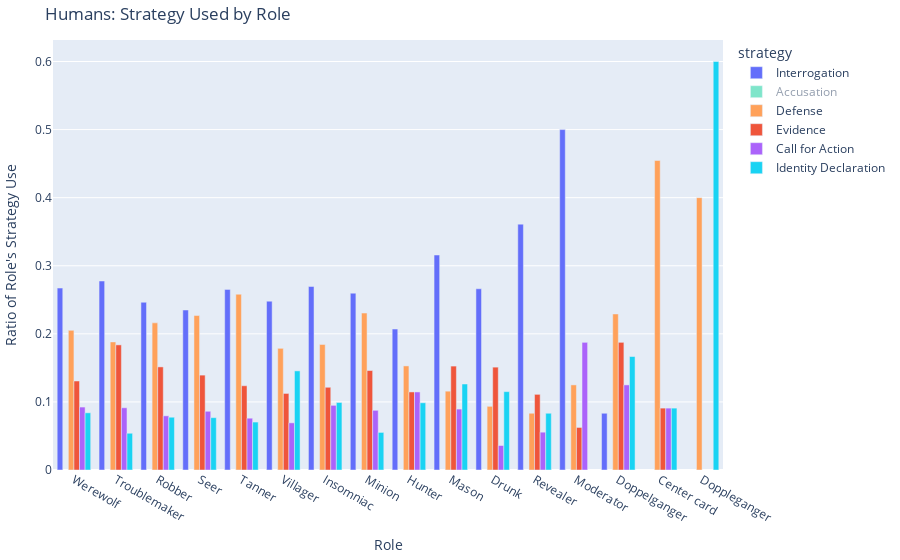
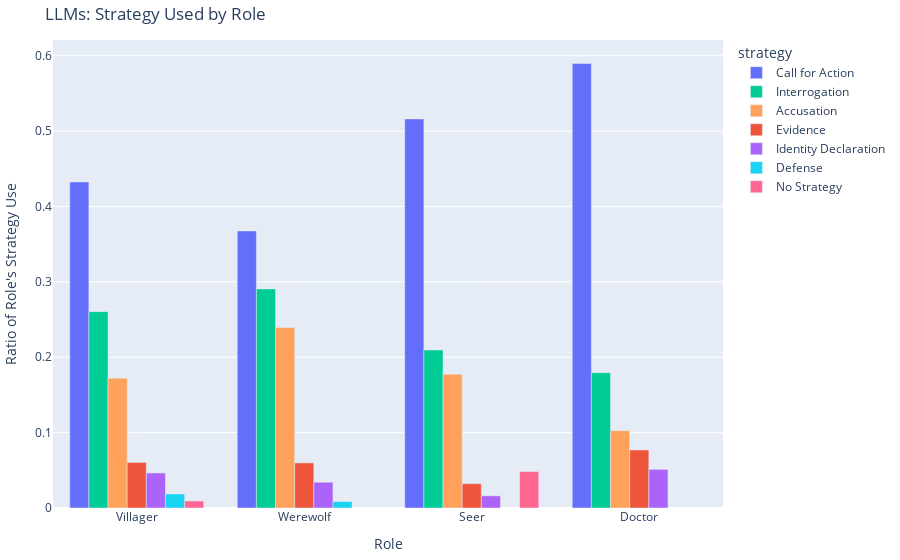

Notebook code for these charts, in order:
### Code cell
## Strategy used by player role bar plot
hum_strats = hum_text_df[["strategy", "end_role"]].explode("strategy").value_counts().reset_index()
hum_strats = hum_strats[hum_strats["strategy"] != "No Strategy"] # Don't include no strat
hum_strats["count"] = hum_strats.groupby("end_role")["count"].transform(lambda x: x/x.sum()) # Make scaled by total strategy use per role

fig = px.bar(hum_strats, x="end_role", y="count", color="strategy", barmode="group")
fig.update_layout(yaxis_title="Ratio of Role's Strategy Use", xaxis_title="Role", title="Humans: Strategy Used by Role")
fig.show()

llm_strats = llm_text_df[["players", "roles", "speaker", "strategy"]].explode(["players", "roles"])
llm_strats = llm_strats[llm_strats["players"] == llm_strats["speaker"]]
llm_strats = llm_strats.explode("strategy")[["roles", "strategy"]].value_counts().reset_index()
llm_strats["count"] = llm_strats.groupby("roles")["count"].transform(lambda x: x/x.sum()) # Make scaled by total strategy use per role

fig = px.bar(llm_strats, x="roles", y="count", color="strategy", barmode="group")
fig.update_layout(yaxis_title="Ratio of Role's Strategy Use", xaxis_title="Role", title="LLMs: Strategy Used by Role")
fig.show()

### Figure 1 — Plotly figure (JSON) as saved in the notebook; plotly's stock layout.template omitted (floating-point values rounded to 4 significant figures)
{"data": [{"alignmentgroup": "True", "hovertemplate": "strategy=Interrogation<br>end_role=%{x}<br>count=%{y}<extra></extra>", "legendgroup": "Interrogation", "marker": {"color": "#636EFA", "pattern": {"shape": ""}}, "name": "Interrogation", "offsetgroup": "Interrogation", "orientation": "v", "showlegend": true, "textposition": "auto", "type": "bar", "x": ["Werewolf", "Troublemaker", "Robber", "Seer", "Tanner", "Villager", "Insomniac", "Minion", "Hunter", "Mason", "Drunk", "Revealer", "Moderator", "Doppelganger"], "xaxis": "x", "y": [0.2672, 0.2776, 0.2464, 0.235, 0.2653, 0.248, 0.2696, 0.2597, 0.207, 0.3158, 0.2662, 0.3611, 0.5, 0.08333], "yaxis": "y"}, {"alignmentgroup": "True", "hovertemplate": "strategy=Accusation<br>end_role=%{x}<br>count=%{y}<extra></extra>", "legendgroup": "Accusation", "marker": {"color": "#00CC96", "pattern": {"shape": ""}}, "name": "Accusation", "offsetgroup": "Accusation", "orientation": "v", "showlegend": true, "textposition": "auto", "type": "bar", "visible": "legendonly", "x": ["Werewolf", "Robber", "Troublemaker", "Seer", "Tanner", "Villager", "Insomniac", "Hunter", "Minion", "Drunk", "Mason", "Revealer", "Doppelganger", "Center card", "Moderator"], "xaxis": "x", "y": [0.2205, 0.229, 0.2052, 0.2356, 0.2063, 0.246, 0.2304, 0.3121, 0.2208, 0.3381, 0.2, 0.3056, 0.2083, 0.2727, 0.125], "yaxis": "y"}, {"alignmentgroup": "True", "hovertemplate": "strategy=Defense<br>end_role=%{x}<br>count=%{y}<extra></extra>", "legendgroup": "Defense", "marker": {"color": "#FFA15A", "pattern": {"shape": ""}}, "name": "Defense", "offsetgroup": "Defense", "orientation": "v", "showlegend": true, "textposition": "auto", "type": "bar", "x": ["Werewolf", "Robber", "Troublemaker", "Tanner", "Seer", "Villager", "Insomniac", "Minion", "Hunter", "Mason", "Drunk", "Doppelganger", "Center card", "Revealer", "Moderator", "Doppleganger"], "xaxis": "x", "y": [0.2051, 0.2161, 0.1881, 0.2582, 0.2269, 0.1787, 0.1844, 0.2305, 0.1529, 0.1158, 0.09353, 0.2292, 0.4545, 0.08333, 0.125, 0.4], "yaxis": "y"}, {"alignmentgroup": "True", "hovertemplate": "strategy=Evidence<br>end_role=%{x}<br>count=%{y}<extra></extra>", "legendgroup": "Evidence", "marker": {"color": "#EF553B", "pattern": {"shape": ""}}, "name": "Evidence", "offsetgroup": "Evidence", "orientation": "v", "showlegend": true, "textposition": "auto", "type": "bar", "x": ["Werewolf", "Troublemaker", "Robber", "Seer", "Tanner", "Villager", "Insomniac", "Minion", "Hunter", "Mason", "Drunk", "Doppelganger", "Revealer", "Center card", "Moderator"], "xaxis": "x", "y": [0.1307, 0.1838, 0.1514, 0.1394, 0.1238, 0.1124, 0.1215, 0.1461, 0.1146, 0.1526, 0.1511, 0.1875, 0.1111, 0.09091, 0.0625], "yaxis": "y"}, {"alignmentgroup": "True", "hovertemplate": "strategy=Call for Action<br>end_role=%{x}<br>count=%{y}<extra></extra>", "legendgroup": "Call for Action", "marker": {"color": "#AB63FA", "pattern": {"shape": ""}}, "name": "Call for Action", "offsetgroup": "Call for Action", "orientation": "v", "showlegend": true, "textposition": "auto", "type": "bar", "x": ["Werewolf", "Troublemaker", "Robber", "Seer", "Tanner", "Villager", "Insomniac", "Hunter", "Minion", "Mason", "Doppelganger", "Drunk", "Moderator", "Revealer", "Center card"], "xaxis": "x", "y": [0.09244, 0.0914, 0.07957, 0.08625, 0.0761, 0.06928, 0.09497, 0.1146, 0.08766, 0.08947, 0.125, 0.03597, 0.1875, 0.05556, 0.09091], "yaxis": "y"}, {"alignmentgroup": "True", "hovertemplate": "strategy=Identity Declaration<br>end_role=%{x}<br>count=%{y}<extra></extra>", "legendgroup": "Identity Declaration", "marker": {"color": "#19D3F3", "pattern": {"shape": ""}}, "name": "Identity Declaration", "offsetgroup": "Identity Declaration", "orientation": "v", "showlegend": true, "textposition": "auto", "type": "bar", "x": ["Werewolf", "Robber", "Villager", "Seer", "Troublemaker", "Tanner", "Insomniac", "Hunter", "Mason", "Minion", "Drunk", "Doppelganger", "Revealer", "Doppleganger", "Center card"], "xaxis": "x", "y": [0.08402, 0.07752, 0.1456, 0.07687, 0.05396, 0.07041, 0.09916, 0.09873, 0.1263, 0.05519, 0.1151, 0.1667, 0.08333, 0.6, 0.09091], "yaxis": "y"}], "layout": {"autosize": true, "barmode": "group", "legend": {"title": {"text": "strategy"}, "tracegroupgap": 0}, "title": {"text": "Humans: Strategy Used by Role"}, "xaxis": {"anchor": "y", "autorange": true, "domain": [0, 1], "range": [-0.5, 15.5], "title": {"text": "Role"}, "type": "category"}, "yaxis": {"anchor": "x", "autorange": true, "domain": [0, 1], "range": [0, 0.6316], "title": {"text": "Ratio of Role's Strategy Use"}, "type": "linear"}}}

### Figure 2 — Plotly figure (JSON) as saved in the notebook; plotly's stock layout.template omitted (floating-point values rounded to 4 significant figures)
{"data": [{"alignmentgroup": "True", "hovertemplate": "strategy=Call for Action<br>roles=%{x}<br>count=%{y}<extra></extra>", "legendgroup": "Call for Action", "marker": {"color": "#636EFA", "pattern": {"shape": ""}}, "name": "Call for Action", "offsetgroup": "Call for Action", "orientation": "v", "showlegend": true, "textposition": "auto", "type": "bar", "x": ["Villager", "Werewolf", "Seer", "Doctor"], "xaxis": "x", "y": [0.4326, 0.3675, 0.5161, 0.5897], "yaxis": "y"}, {"alignmentgroup": "True", "hovertemplate": "strategy=Interrogation<br>roles=%{x}<br>count=%{y}<extra></extra>", "legendgroup": "Interrogation", "marker": {"color": "#00CC96", "pattern": {"shape": ""}}, "name": "Interrogation", "offsetgroup": "Interrogation", "orientation": "v", "showlegend": true, "textposition": "auto", "type": "bar", "x": ["Villager", "Werewolf", "Seer", "Doctor"], "xaxis": "x", "y": [0.2605, 0.2906, 0.2097, 0.1795], "yaxis": "y"}, {"alignmentgroup": "True", "hovertemplate": "strategy=Accusation<br>roles=%{x}<br>count=%{y}<extra></extra>", "legendgroup": "Accusation", "marker": {"color": "#FFA15A", "pattern": {"shape": ""}}, "name": "Accusation", "offsetgroup": "Accusation", "orientation": "v", "showlegend": true, "textposition": "auto", "type": "bar", "x": ["Villager", "Werewolf", "Seer", "Doctor"], "xaxis": "x", "y": [0.1721, 0.2393, 0.1774, 0.1026], "yaxis": "y"}, {"alignmentgroup": "True", "hovertemplate": "strategy=Evidence<br>roles=%{x}<br>count=%{y}<extra></extra>", "legendgroup": "Evidence", "marker": {"color": "#EF553B", "pattern": {"shape": ""}}, "name": "Evidence", "offsetgroup": "Evidence", "orientation": "v", "showlegend": true, "textposition": "auto", "type": "bar", "x": ["Villager", "Werewolf", "Doctor", "Seer"], "xaxis": "x", "y": [0.06047, 0.05983, 0.07692, 0.03226], "yaxis": "y"}, {"alignmentgroup": "True", "hovertemplate": "strategy=Identity Declaration<br>roles=%{x}<br>count=%{y}<extra></extra>", "legendgroup": "Identity Declaration", "marker": {"color": "#AB63FA", "pattern": {"shape": ""}}, "name": "Identity Declaration", "offsetgroup": "Identity Declaration", "orientation": "v", "showlegend": true, "textposition": "auto", "type": "bar", "x": ["Villager", "Werewolf", "Doctor", "Seer"], "xaxis": "x", "y": [0.04651, 0.03419, 0.05128, 0.01613], "yaxis": "y"}, {"alignmentgroup": "True", "hovertemplate": "strategy=Defense<br>roles=%{x}<br>count=%{y}<extra></extra>", "legendgroup": "Defense", "marker": {"color": "#19D3F3", "pattern": {"shape": ""}}, "name": "Defense", "offsetgroup": "Defense", "orientation": "v", "showlegend": true, "textposition": "auto", "type": "bar", "x": ["Villager", "Werewolf"], "xaxis": "x", "y": [0.0186, 0.008547], "yaxis": "y"}, {"alignmentgroup": "True", "hovertemplate": "strategy=No Strategy<br>roles=%{x}<br>count=%{y}<extra></extra>", "legendgroup": "No Strategy", "marker": {"color": "#FF6692", "pattern": {"shape": ""}}, "name": "No Strategy", "offsetgroup": "No Strategy", "orientation": "v", "showlegend": true, "textposition": "auto", "type": "bar", "x": ["Seer", "Villager"], "xaxis": "x", "y": [0.04839, 0.009302], "yaxis": "y"}], "layout": {"autosize": true, "barmode": "group", "legend": {"title": {"text": "strategy"}, "tracegroupgap": 0}, "title": {"text": "LLMs: Strategy Used by Role"}, "xaxis": {"anchor": "y", "autorange": true, "domain": [0, 1], "range": [-0.5, 3.5], "title": {"text": "Role"}, "type": "category"}, "yaxis": {"anchor": "x", "autorange": true, "domain": [0, 1], "range": [0, 0.6208], "title": {"text": "Ratio of Role's Strategy Use"}, "type": "linear"}}}
